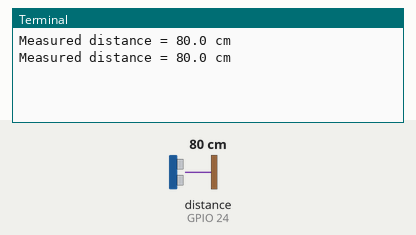
This program was run on a simulated Raspberry Pi (BCM pin numbers). Shown: the last lines printed to the terminal. Inputs (shaded band) come from the test bench; at power-on: distance to the obstacle (sensor on GPIO 24) 80 cm. The echo pulse lasts 58.3 µs per cm; the clock reads 2024-03-15 10:24:30 at power-on unless the program sets it.

Above: at 1.2 s.
1.3 s: distance to the obstacle (sensor on GPIO 24) set to 2 cm
At 2.6 s:
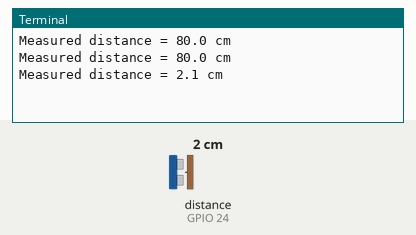
2.8 s: distance to the obstacle (sensor on GPIO 24) set to 4 cm
At 3.7 s:
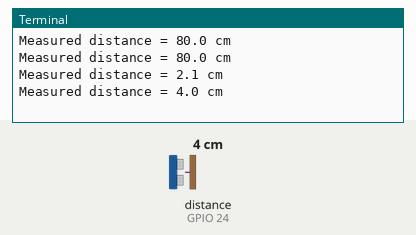
Timing chart, 0 to 5.8 s (numbered marks = the images above; inputs shaded):
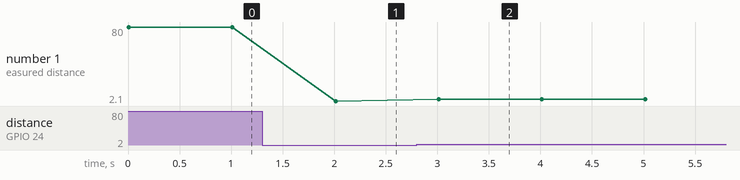

The program:

ultrasonic.py
```python
import RPi.GPIO as GPIO
import time

class Ultrasonic():

    def __init__(self):
        GPIO.setmode(GPIO.BCM)

        self.GPIO_TRIGGER = 23
        self.GPIO_ECHO = 24

        GPIO.setup(self.GPIO_TRIGGER, GPIO.OUT)
        GPIO.setup(self.GPIO_ECHO, GPIO.IN)


    def distance(self):
        GPIO.output(self.GPIO_TRIGGER,True)

        time.sleep(0.0001)
        GPIO.output(self.GPIO_TRIGGER, False)

        StartTime = time.time()
        StopTime = time.time()

        # save StartTime
        while GPIO.input(self.GPIO_ECHO) == 0:
            StartTime = time.time()

        while GPIO.input(self.GPIO_ECHO) == 1:
            StopTime = time.time()

        TimeElapsed = StopTime - StartTime

        distance = (TimeElapsed*34300)/2

        return distance

    def cleanup(self):
        GPIO.cleanup()

if __name__ == '__main__':
    try:
        while True:
            ultrasonic = Ultrasonic()
            dist = ultrasonic.distance()
            print("Measured distance = %.1f cm" %dist)
            time.sleep(1)
    except KeyboardInterrupt:
        print('Measurement stopped by User')
        GPIO.cleanup()

                        
```

Measured:
- after the input at 1.3 s, the terminal: prints a new line after 0.71 s (image 1)
- after the input at 2.8 s, the terminal: prints a new line after 0.21 s (image 2)
- plotted number 1: 80 → 2.1 after the input at 1.3 s, 2.1 → 4 after the input at 2.8 s
